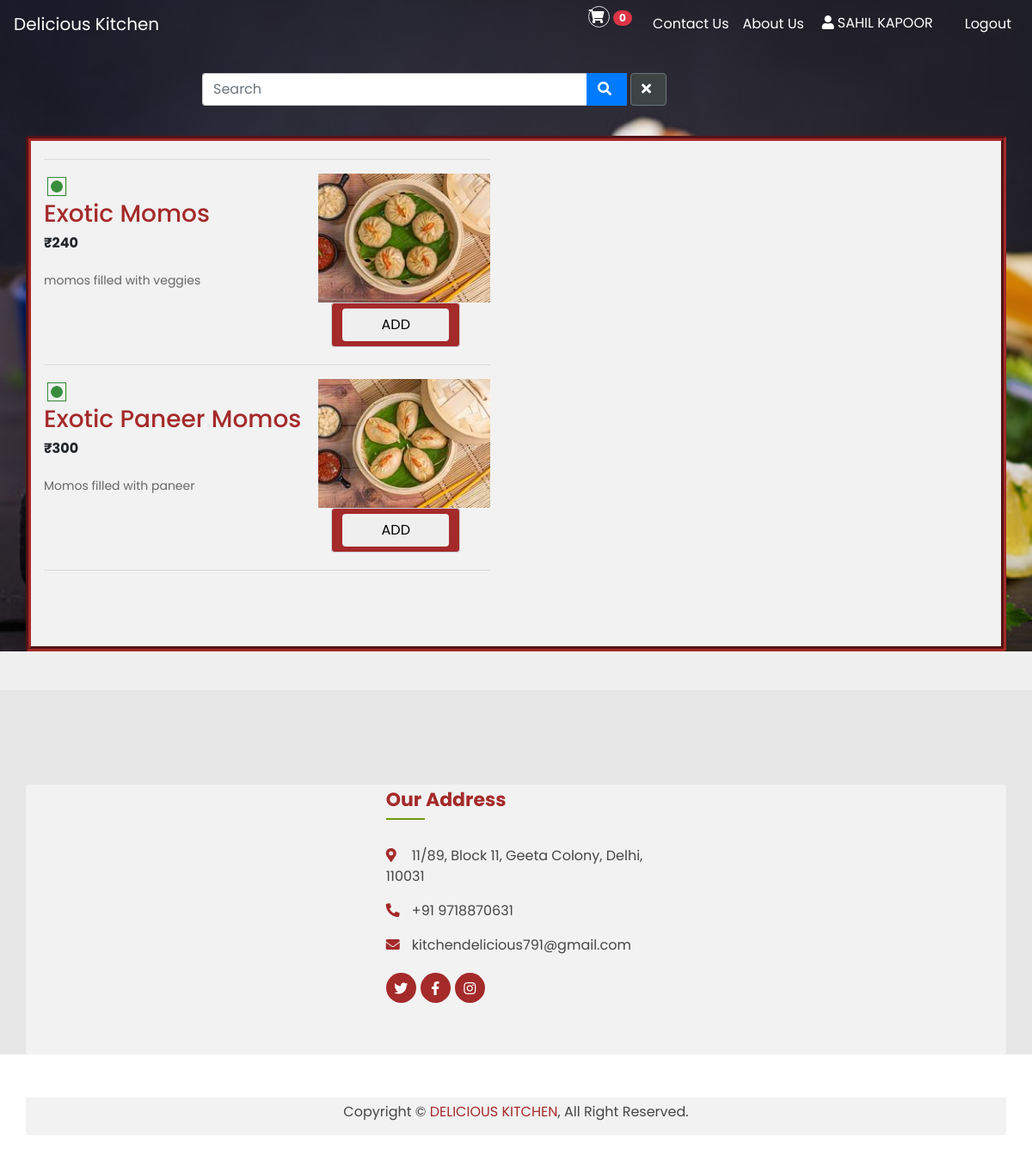
The page /menu/ (signed in) on the database its author committed.
### custom_admin/models.py (models this page shows, shortened)
class Menu(models.Model):
    id= models.UUIDField(primary_key=True, default=uuid.uuid4, editable=False)
    item_name= models.CharField(max_length=150)
    item_description=models.TextField()
    item_image=models.ImageField(upload_to="item")
    item_price=models.IntegerField(default=0)
    num_pieces=models.IntegerField(default=0)
    item_type=models.CharField(max_length=150,default='NA')

### menu/views.py (the view)
# urls.py: path('', menu_page , name='menu_page'),
@login_required(login_url='/')
def menu_page(request):
    querySet=Menu.objects.all()
    if request.GET.get('search'):
        item_name=request.GET.get('search')
        querySet= Menu.objects.filter(item_name__icontains=item_name)
    elif request.GET.get('close'):
        return redirect('/menu/')
    queryset = querySet.order_by('-item_type')
    context={'items_display':queryset}
    return render(request,'menu/menu_display.html',context)

### menu/templates/menu/menu_display.html (shortened to what this page needs)
{% extends "menu/base.html"%}
{%  block content %}
<section class="header-main ">
			<div class="container"  style="background:transparent;">
		<div class="row align-items-center" >
			<div class="col-lg-2 col-4">
			</div>
			<div class="col-lg-6 col-sm-12 mt-1">
				<form id="search-form" class="search">
					<div class="input-group w-100">
						<input type="text" id="search-input" name="search" class="form-control" placeholder="Search">
						<div class="input-group-append">
						  <button class="btn btn-primary" type="submit">
							<i class="fa fa-search"></i>
						  </button>
						</div>
                    <button class="btn btn-secondary ml-1" id="close" style="background-color: #3e4444;"
                        onclick="setButtonClick('Close')"> <i class="fa fa-close"></i></button>
					</div>
                   </form>
			</div>
		</div>
			</div>
		</section>
<div class="container cart mb-3" style="
    height: 75vh;
    overflow-y: scroll;
    overflow-x:hidden;
    border: 6px groove brown;
">
<div id="menu_items">
  {% for item in items_display %}
  <hr>
  <div class="menu-item">
    <div class="item-info">
      {% load static %}
      <img src="{% static 'menu/images/icons8-veg-48.png' %}" style="height:30px;">
        <h3 id="item_name_{{item.id}}" style="color:brown;" class="item-name">{{item.item_name}}</h3>
        {% if item.num_pieces > 0 %}
        <div style="display:flex;"><p id="item_price_{{item.id}}" class="item-price">₹{{item.item_price}}</p><p>({{item.num_pieces}} pieces)</p></div>
        {% else %}
        <div style="display:flex;"><p id="item_price_{{item.id}}" class="item-price">₹{{item.item_price}}</p></div>
        {% endif %}
      <p class="item-description">{{item.item_description}}</p>
    </div>
    <div style="display:grid;">
      <div class="item-image" style="width: 100%;">
        <img id="item_image_{{item.id}}" src="/media/{{item.item_image}}" alt="Item Image">
      </div>
      <div class="form-control" id="add_cart_{{item.id}}" style="width: 150px;
  display: grid;
  justify-self: center;
 background: brown;">
        <button type="button" class="btn" onclick="add_to_cart('{{item.id}}')">ADD</button>
      </div>
    </div>
  </div>
  {% endfor %}
  <hr>
</div>
</div>
{% load static %}
{% endblock %}

### menu/templates/menu/base.html (shortened to what this page needs)
<!DOCTYPE html>
<html lang="en">
<head>
    {% load static %}
<link rel="stylesheet" href="https://code.jquery.com/ui/1.13.3/themes/base/jquery-ui.css">
    <link rel="stylesheet" type="text/css" href="{% static 'menu/css/cart.css' %}">
    <link rel="stylesheet" type="text/css" href="{% static 'menu/css/checkout.css' %}">
    <link rel="stylesheet" href="https://cdn.jsdelivr.net/npm/bootstrap@4.0.0/dist/css/bootstrap.min.css">
	<link rel="stylesheet" type="text/css" href="{% static 'menu/css/style.css' %}">
	<link rel="stylesheet" href="https://cdnjs.cloudflare.com/ajax/libs/font-awesome/4.7.0/css/font-awesome.min.css">
        <link href="https://cdnjs.cloudflare.com/ajax/libs/font-awesome/5.10.0/css/all.min.css" rel="stylesheet">
</head>
<body>
<div class="bg" style="background-image:url({% static 'account/images/tortilla-wrap-with-falafel-fresh-salad-vegan-tacos-vegetarian-healthy-food_2829-6193.jpg' %})">
	<header class="section-header">
		<nav class="navbar navbar-expand navbar_custom  justify-content-between;" >
        <a href="/menu/" class="navbar-brand">Delicious Kitchen</a>
        <div class="navbar-nav ml-auto" >
			<div class="widget-header  mr-3">
				<a href="#" class="icon icon-lg rounded-circle border"><i class="fa fa-shopping-cart"></i></a>
				<span id="cartValue" class="badge badge-pill badge-danger notify">0</span>
			</div>
			<a class="nav-item nav-link" href="/menu/contact-us/">Contact Us</a>
			<a class="nav-item nav-link" href="/menu/about-us/">About Us</a>
            <div class="widget-header icontext mr-3">
                <div class="dropdown" >
                  <button class="btn"  type="button" id="dropdownMenuButton"  style=" background:transparent;" data-toggle="dropdown" aria-haspopup="true" aria-expanded="false">
                    <i class="fa fa-user mr-1" style="color:white;"></i><span  style="color:white;text-transform:uppercase;">{{request.user.first_name}}
                            {{request.user.last_name}}</span>
                  </button>
                </div>
			</div>
            {% if request.user.is_authenticated %}
			<a class="nav-item nav-link" href="/menu/logout/">Logout</a>
            {% else %}
            <a class="nav-item nav-link" href="/">Login</a>
            {% endif %}
        </div>
    </nav>
		</header>
		{% block content %}
		{% endblock %}
    </div>
	<div class="footer">
            <div class="container">
                <div class="row d-flex justify-content-center">
                    <div class="col-lg-7">
                        <div class="row d-flex justify-content-center" >
                            <div class="col-md-6" >
                                <div class="footer-contact">
                                    <h2>Our Address</h2>
                                    <p><i class="fa fa-map-marker-alt"></i>11/89, Block 11, Geeta Colony, Delhi, 110031</p>
                                    <p><i class="fa fa-phone-alt"></i>+91 9718870631</p>
                                    <p><i class="fa fa-envelope"></i>kitchendelicious791@gmail.com</p>
                                    <div class="footer-social">
                                        <a href=""><i class="fab fa-twitter"></i></a>
                                        <a href="https://www.facebook.com/SachTechSol/" target="_blank"><i class="fab fa-facebook-f"></i></a>
                                        <a href=""><i class="fab fa-instagram"></i></a>
                                    </div>
                                </div>
                            </div>
                        </div>
                    </div>
                </div>
            </div>
            <div class="copyright">
                <div class="container">
                    <p>Copyright &copy; <a href="/menu/">DELICIOUS KITCHEN</a>, All Right Reserved.</p>
                </div>
            </div>
        </div>
        </body>
</html>

### static/menu/css/cart.css (style rules this page uses)
* { margin: 0; padding: 0; box-sizing: border-box; font-family: 'Poppins',sans-serif; }
.container { max-width: 1200px; margin: 0 auto; }
.cart { display: flex; }
.fa { margin-right: 5px; }
@media screen and (max-width: 1220px) { .container { max-width: 95%; } }
.container { padding: 2px 16px; }
.row { display: -ms-flexbox; display: flex; -ms-flex-wrap: wrap; flex-wrap: wrap; }
.container { background-color: #f2f2f2; padding: 5px 20px 15px 20px; border: 1px solid lightgrey; border-radius: 3px; }
input[type=text] { width: 100%; border: 1px solid #ccc; border-radius: 3px; }

### static/menu/css/checkout.css (style rules this page uses)
* { margin: 0; padding: 0; box-sizing: border-box; font-family: 'Poppins',sans-serif; }
html,body,.wrapper { background: #f7f7f7; }
.container { margin-top: 20px; border: none; }
.btn { border-radius: 1px; }
hr { border-color: #999 -moz-use-text-color -moz-use-text-color; }
hr { margin-bottom: 10px; margin-top: 10px; }
.form-control { border-radius: 1px; }

### static/menu/css/style.css (style rules this page uses)
body { font-family: Arial, sans-serif; margin: 0; padding: 0; background-color: #f0f0f0; }
.menu-item { display: flex; align-items: flex-start; margin-bottom: 20px; }
.item-info { flex: 1; }
.item-name { margin: 0; }
.item-price { margin-top: 5px; font-weight: bold; }
.item-description { margin-top: 5px; color: #666; font-size: 14px; }
.item-image { margin-left: 20px; }
.item-image img { max-width: 200px; height: 150px; }
.navbar_custom { background:transparent; }
.navbar_custom a { color:white; }
span { color:black; }
.footer { position: relative; margin-top: 45px; padding-top: 90px; background: rgba(0, 0, 0, .04); }
.footer .footer-contact, .footer .footer-link, .footer .footer-newsletter { position: relative; margin-bottom: 45px; color: #454545; }
.footer .footer-contact h2, .footer .footer-link h2, .footer .footer-newsletter h2 { position: relative; margin-bottom: 30px; padding-bottom: 10px; font-size: 22px; font-weight: 700; color: brown; }
.footer .footer-contact h2::after, .footer .footer-link h2::after, .footer .footer-newsletter h2::after { position: absolute; content: ""; width: 45px; height: 2px; bottom: 0; left: 0; background: #719a0a; }
.footer .footer-contact p i { width: 25px; color: brown; }
.footer .footer-social { position: relative; margin-top: 20px; display: flex; }
.footer .footer-social a { display: inline-block; margin-right: 5px; width: 35px; height: 35px; display: flex; align-items: center; justify-content: center; background: brown; border-radius: 35px; font-size: 16px; color: #ffffff; }
.footer .footer-social a:last-child { margin: 0; }
.footer .copyright { position: relative; width: 100%; padding: 30px 0; text-align: center; background: #ffffff; }
.footer .copyright p { margin: 0; display: inline-block; color: #454545; }
.footer .copyright p a { color: brown; }
.bg { height:100%; background-position: center; background-repeat: no-repeat; background-size: cover; }

### rows shown on the page
Menu: item_name "Exotic Momos", item_price "240", item_description "momos filled with veggies", item_image (picture)
Menu: item_name "Exotic Paneer Momos", item_price "300", item_description "Momos filled with paneer", item_image (picture)

### other values the page prints
{{ request.user.first_name }} "SAHIL"
{{ request.user.last_name }} "KAPOOR"
